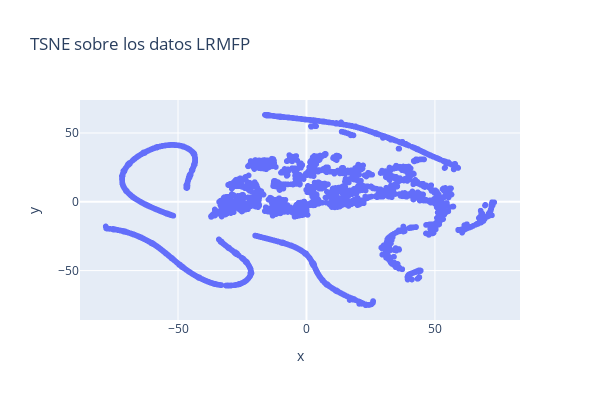

Notebook source saved alongside this figure:
### Code cell
px.scatter(x=tsne[:, 0], y=tsne[:, 1], title="TSNE sobre los datos LRMFP", width=600, height=400)

### Figure 1 — Plotly figure (JSON) as saved in the notebook; plotly's stock layout.template omitted (floating-point values rounded to 4 significant figures; data arrays with more than 128 entries replaced by an {"elided": "..."} marker saying what was removed)
{"data": [{"hovertemplate": "x=%{x}<br>y=%{y}<extra></extra>", "legendgroup": "", "marker": {"color": "#636efa", "symbol": "circle"}, "mode": "markers", "name": "", "showlegend": false, "type": "scattergl", "x": {"elided": "4314 float values"}, "xaxis": "x", "y": {"elided": "4314 float values"}, "yaxis": "y"}], "layout": {"height": 400, "legend": {"tracegroupgap": 0}, "title": {"text": "TSNE sobre los datos LRMFP"}, "width": 600, "xaxis": {"anchor": "y", "domain": [0, 1], "title": {"text": "x"}}, "yaxis": {"anchor": "x", "domain": [0, 1], "title": {"text": "y"}}}}
